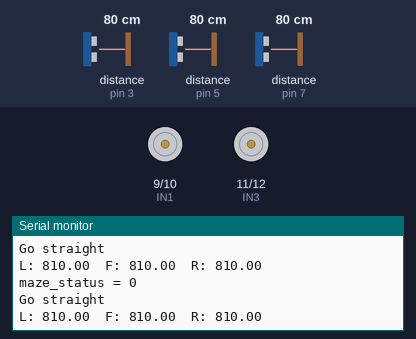
The sketch below on a simulated Arduino Uno, built with avr-gcc and run on an emulated ATmega328P. Parts: motor-driver pin pairs drawn as motors (green arrow = first pin HIGH = forward, orange = second pin HIGH = backward, longer = more drive, scaled by the enable pin), the last lines printed to the serial monitor. Inputs (shaded band) come from the test bench; at power-on: distance to the obstacle (sensors on pin 7, pin 3, pin 5) 80 cm. The echo pulse lasts 58.3 µs per cm.

Above: at 1.2 s.
1.3 s: distance to the obstacle (sensor on pin 7) set to 250 cm
At 1.8 s:
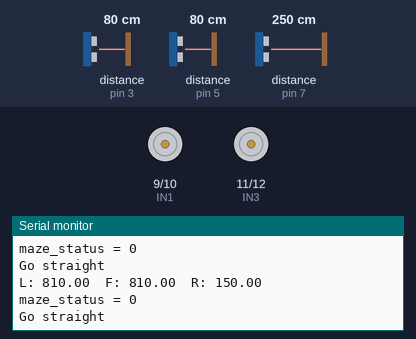
4.3 s: distance to the obstacle (sensor on pin 3) set to 22 cm
At 5.3 s:
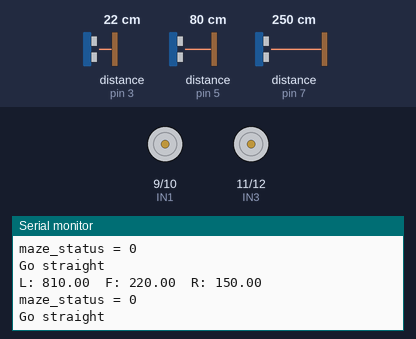
5.8 s: distance to the obstacle (sensor on pin 3) set to 17 cm
At 7.2 s:
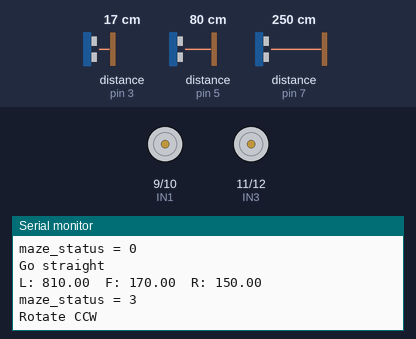
7.3 s: distance to the obstacle (sensor on pin 5) set to 23 cm
At 9.4 s:
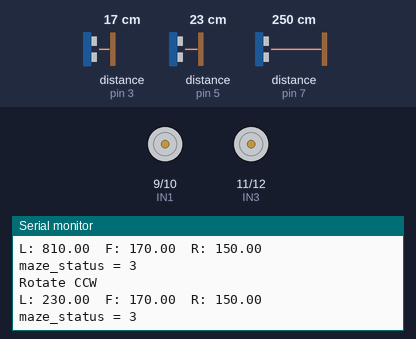
9.7 s: distance to the obstacle (sensor on pin 5) set to 19 cm
At 9.7 s:
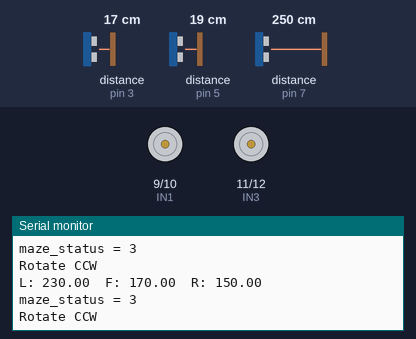
12.7 s: distance to the obstacle (sensor on pin 7) set to 155 cm
At 13.4 s:
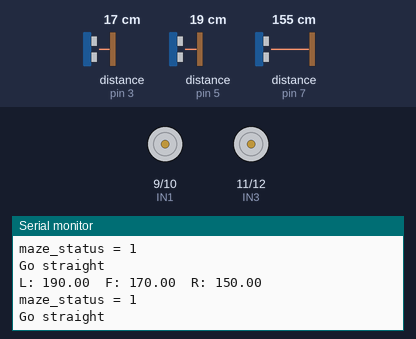
14.2 s: distance to the obstacle (sensor on pin 7) set to 145 cm
Timing chart, 0 to 17.2 s (numbered marks = the images above; inputs shaded):
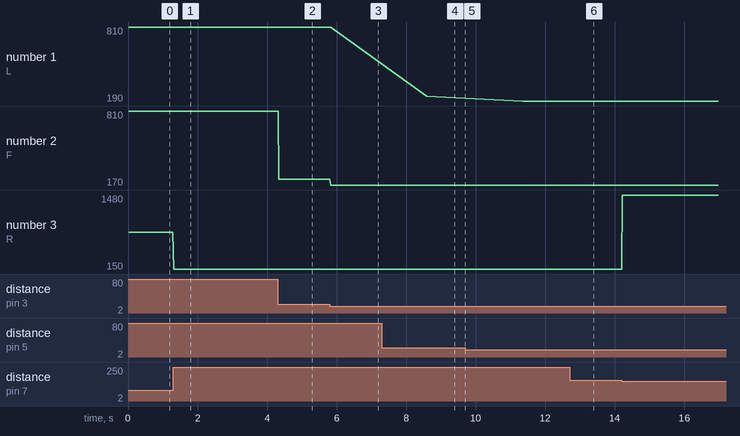

Measured:
- the behaviour switches between 21 and 20 cm on distance to the obstacle (sensor on pin 3) (found by bisection; images 2 and 3)
- the behaviour switches between 21 and 20 cm on distance to the obstacle (sensor on pin 5) (found by bisection; images 4 and 5)
- after the input at 1.3 s, the serial monitor: prints a new line at once (image 1)
- after the input at 4.3 s, the serial monitor: prints a new line at once (image 2)
- after the input at 5.8 s, the serial monitor: prints a new line at once (image 3)
- after the input at 7.3 s, the serial monitor: prints a new line after 1.3 s (image 4)
- plotted number 1: 810 → 230 after the input at 7.3 s, 230 → 190 after the input at 9.7 s
- plotted number 2: 810 → 220 after the input at 4.3 s, 220 → 170 after the input at 5.8 s

The sketch:

maze2.ino
```cpp
//////////////////////// sonar ///////////////////////
#include <NewPing.h>

#define SONAR_NUM 3      // Number of sensors.
#define MAX_DISTANCE 150 // Maximum distance (in cm) to ping.

#define Front 0
#define Left  1
#define Right 2

#define TRIG1 2  //  1번 초음파 센서 Trig 핀 번호
#define ECHO1 3  //  1번 초음파 센서 Echo 핀 번호

#define TRIG2 4  //  2번 초음파 센서 Trig 핀 번호
#define ECHO2 5  //  2번 초음파 센서 Echo 핀 번호

#define TRIG3 6  //  3번 초음파 센서 Trig 핀 번호
#define ECHO3 7  //  3번 초음파 센서 Echo 핀 번호

NewPing sonar[SONAR_NUM] = {   // Sensor object array.
  NewPing(TRIG1, ECHO1, MAX_DISTANCE), // Each sensor's trigger pin, echo pin, and max distance to ping.
  NewPing(TRIG2, ECHO2, MAX_DISTANCE),
  NewPing(TRIG3, ECHO3, MAX_DISTANCE)
};

float front_sonar, left_sonar, right_sonar = 0.0;

///////////////L298/////////////////
#define ENA 8
#define IN1 9
#define IN2 10
#define IN3 11
#define IN4 12
#define ENB 13

////////////////////// Maze Status ////////////////////
int maze_status = 0;


void setup() {
  pinMode(ENA, OUTPUT);
  pinMode(IN1, OUTPUT);
  pinMode(IN2, OUTPUT);

  pinMode(IN3, OUTPUT);
  pinMode(IN4, OUTPUT);
  pinMode(ENB, OUTPUT);

  Serial.begin(115200); // 통신 속도를 115200으로 정의
}
void motor_A_control(int direction_a, int motor_speed_a) {  //모터 A의 방향(direction)과 속도(speed)제어

  if(direction_a == HIGH){
    digitalWrite(IN1, LOW);  // 모터의 방향 제어
    digitalWrite(IN2, HIGH);   //
    analogWrite(ENA, motor_speed_a);  // 모터의 속도 제어
  }

  else{
      digitalWrite(IN1, HIGH);
      digitalWrite(IN2, LOW);
      analogWrite(ENA, motor_speed_a);
  }

}

void motor_B_control(int direction_b, int motor_speed_b) {  //모터 B의 방향(direction)과 속도(speed)제어

  if(direction_b == HIGH){
    digitalWrite(IN3, LOW);  // 모터의 방향 제어
    digitalWrite(IN4, HIGH);   //
    analogWrite(ENB, motor_speed_b);  // 모터의 속도 제어
  }

  else{
      digitalWrite(IN3, HIGH);
      digitalWrite(IN4, LOW);
      analogWrite(ENB, motor_speed_b);
  }

}

void check_maze_status(void){
  if((left_sonar>= 0) && (left_sonar <= 150) && (right_sonar >= 0) && (right_sonar <= 150) && (front_sonar >= 0) && (front_sonar <= 150)){  // 세 면이 다 막힌 경우
    maze_status = 4;
    Serial.println("maze_status = 4");
  }
  else if ((left_sonar>= 0) && (left_sonar <= 200) && (right_sonar >= 0) && (right_sonar <= 200)){
    maze_status = 1;
    Serial.println("maze_status = 1");
  }
  else if((left_sonar>= 0) && (left_sonar <= 200) && (front_sonar >= 0) && (front_sonar <= 200)){
    maze_status = 2;
    Serial.println("maze_status = 2");
  }
  else if((right_sonar>= 0) && (right_sonar <= 200) && (front_sonar >= 0) && (front_sonar <= 200)){
    maze_status = 3;
    Serial.println("maze_status = 3");
  }
  else {
    maze_status = 0;
    Serial.println("maze_status = 0");
  }
}

void loop() {
  front_sonar = sonar[Front].ping_cm()*10;  // 전방 센서 측정
  left_sonar = sonar[Left].ping_cm()*10;    // 좌측 센서 측정
  right_sonar = sonar[Right].ping_cm()*10;  // 우측 센서 측정

  if(front_sonar == 0.0)  front_sonar = MAX_DISTANCE;
  if(left_sonar == 0.0)  left_sonar = MAX_DISTANCE;
  if(right_sonar == 0.0)  right_sonar = MAX_DISTANCE;

  Serial.print("L: ");Serial.print(left_sonar);   Serial.print("  ");
  Serial.print("F: ");Serial.print(front_sonar);  Serial.print("  ");
  Serial.print("R: ");Serial.println(right_sonar);

  check_maze_status();

  if(maze_status == 4){
    motor_A_control(HIGH, 0); // 오른쪽 전진
    motor_B_control(LOW, 0);  // 왼쪽 후진
    delay(1000);
     // 180도 반시계 방향으로 회전
    Serial.println("Rotate CCW");
    motor_A_control(HIGH, 100); // 오른쪽 전진
    motor_B_control(LOW, 100);  // 왼쪽 후진
    delay(1500);
    motor_A_control(HIGH, 0); // 오른쪽 전진
    motor_B_control(LOW, 0);  // 왼쪽 후진
    delay(1000);
  }
  else if(maze_status == 1){
    // 직진
    Serial.println("Go straight");
    motor_A_control(HIGH, 100);
    motor_B_control(HIGH, 100);
  }
  else if(maze_status == 3){
    motor_A_control(HIGH, 0); // 오른쪽 전진
    motor_B_control(LOW, 0);  // 왼쪽 후진
    delay(1000);
    // 90도 반시계 방향으로 회전
    Serial.println("Rotate CCW");
    motor_A_control(HIGH, 100); // 오른쪽 전진
    motor_B_control(LOW, 100);  // 왼쪽 후진
    delay(750);
    motor_A_control(HIGH, 0); // 오른쪽 전진
    motor_B_control(LOW, 0);  // 왼쪽 후진
    delay(1000);
  }
  else if(maze_status == 2){
    motor_A_control(HIGH, 0); // 오른쪽 전진
    motor_B_control(LOW, 0);  // 왼쪽 후진
    delay(1000);
    // 90도 시계 방향으로 회전
    Serial.println("Rotate CW");
    motor_A_control(LOW, 100); // 오른쪽 전진
    motor_B_control(HIGH, 100);  // 왼쪽 후진
    delay(750);
    motor_A_control(HIGH, 0); // 오른쪽 전진
    motor_B_control(LOW, 0);  // 왼쪽 후진
    delay(1000);
  }


  else {
    Serial.println("Go straight");
    motor_A_control(HIGH, 100);
    motor_B_control(HIGH, 100);
  }
}
```
